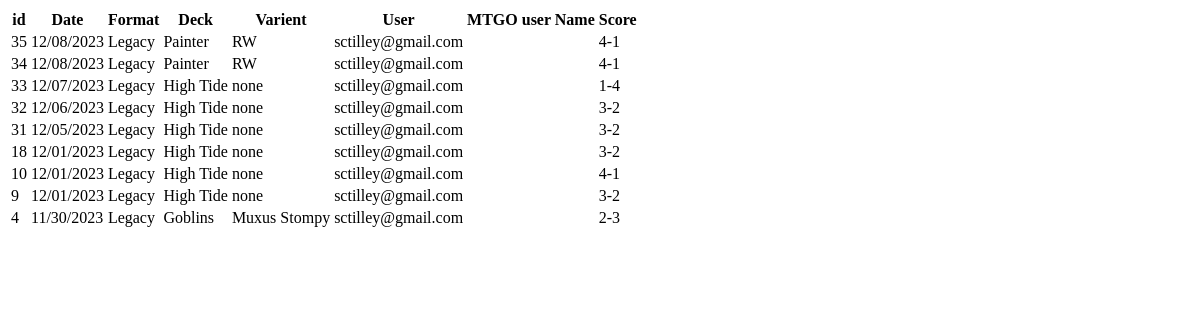
/leaguetable/, run on an earlier commit of the app's database.
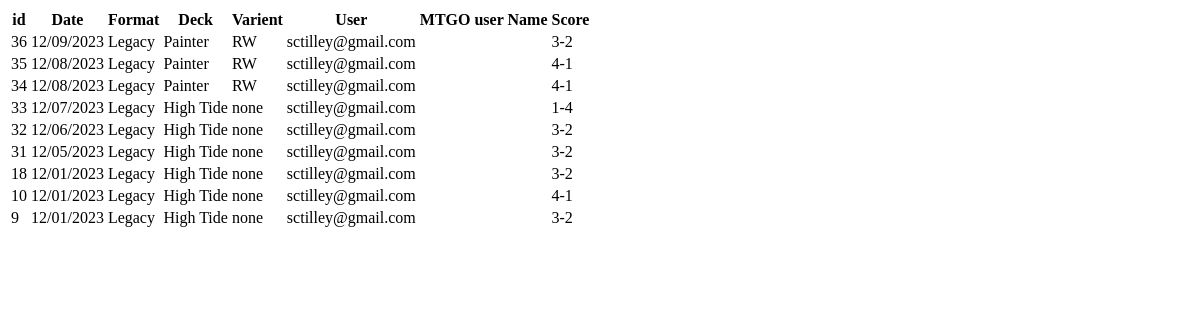
And on a later commit of the database.
### core/models.py (models this page shows, shortened)
class League(models.Model):
    mtgFormat = models.ForeignKey(MtgFormat, null=True, on_delete=models.CASCADE, related_name="mformat")
    user = models.ForeignKey(CustomUser, null=True, on_delete=models.CASCADE)
    dateCreated = models.DateTimeField(default=timezone.now)
    myDeck = models.ForeignKey(Deck, null=True, on_delete=models.CASCADE, related_name="mydeckl")
    myFlavor = models.ForeignKey(Flavor, null=True, default=None, on_delete=models.CASCADE, related_name="myflavorl")
    isFinished = models.BooleanField('finished', default=False)

class MtgFormat(models.Model):
    name = models.CharField(max_length=200)
    def __str__(self):
        return self.name

class Deck(models.Model):
    name = models.CharField(verbose_name="deck name", max_length=25)
    mtgFormat = models.ForeignKey(MtgFormat, null=True, on_delete=models.CASCADE)
    archetype = models.ForeignKey(Archetype, null=True, on_delete=models.CASCADE)
    dateCreated = models.DateTimeField(default=timezone.now)
    def __str__(self):
        return str(self.name)

class Flavor(models.Model):
    name = models.CharField(max_length=30, default='none')
    deck = models.ForeignKey(Deck, null=True, on_delete=models.CASCADE, related_name="flavors")
    isdefault = models.BooleanField('default', default=False)
    def __str__(self):
        return f'{self.name}'

### users/models.py (models this page shows)
class CustomUser(AbstractUser):
    username = None
    email = models.EmailField(_("email address"), unique=True)
    USERNAME_FIELD = "email"
    REQUIRED_FIELDS = []
    objects = CustomUserManager()
    def __str__(self):
        return self.email

### core/views.py (the view)
# urls.py: path('leaguetable/', views.leaguetable, name='leaguetable'),
def leaguetable(request):
    Leagues = League.objects.filter(isFinished=1).annotate(wins=Count("matches", filter=Q(matches__didjawin=1))).order_by("-dateCreated")
    context = {
    'Leagues': Leagues,
    }
    return render(request, 'core/partials/stats/leaguetable.html', context)

### core/templates/core/partials/stats/leaguetable.html (shortened to what this page needs)
{% load static %}
<table class="stable" id="allleaguestable">
    <thead>
      <tr>
        <th>id </th>
        <th>Date </th>
        <th>Format </th>
        <th>Deck </th>
        <th>Varient </th>
        <th>User </th>
        <th>MTGO user Name </th>
        <th>Score </th>
      </tr>
    </thead>
    <tbody>
      {% for league in Leagues %}
      <tr>
        <td>{{league.id}}</td>
        <td>{{league.dateCreated|date:"SHORT_DATE_FORMAT"}}</td>
        <td>{{league.mtgFormat}}</td>
        <td>{{league.myDeck}}</td>
        <td>{{league.myFlavor}}</td>
        <td>{{league.user}}</td>
        <td>{{league.mtgoUserName}}</td>
        <td>
          {% if league.wins == 5 %}
          5-0
          {% elif league.wins == 4 %}
              4-1
          {% elif league.wins == 3 %}
              3-2
          {% elif league.wins == 2 %}
              2-3
          {% elif league.wins == 1 %}
              1-4
          {% elif league.wins == 0 %}
              0-5
          {% else %}
              {{league.wins}}
          {% endif %}
        </td>
      </tr>
      {% endfor %}
    </tbody>
</table>

What changed in the data, as far as the page shows it:
removed League: id "4", dateCreated "11/30/2023", mtgFormat "Legacy", myDeck "Goblins", myFlavor "Muxus Stompy", user "sctilley@gmail.com", shows "2-3"
now on this page (row edited): League: id "36", dateCreated "12/09/2023", mtgFormat "Legacy", myDeck "Painter", myFlavor "RW", user "sctilley@gmail.com", shows "3-2"
